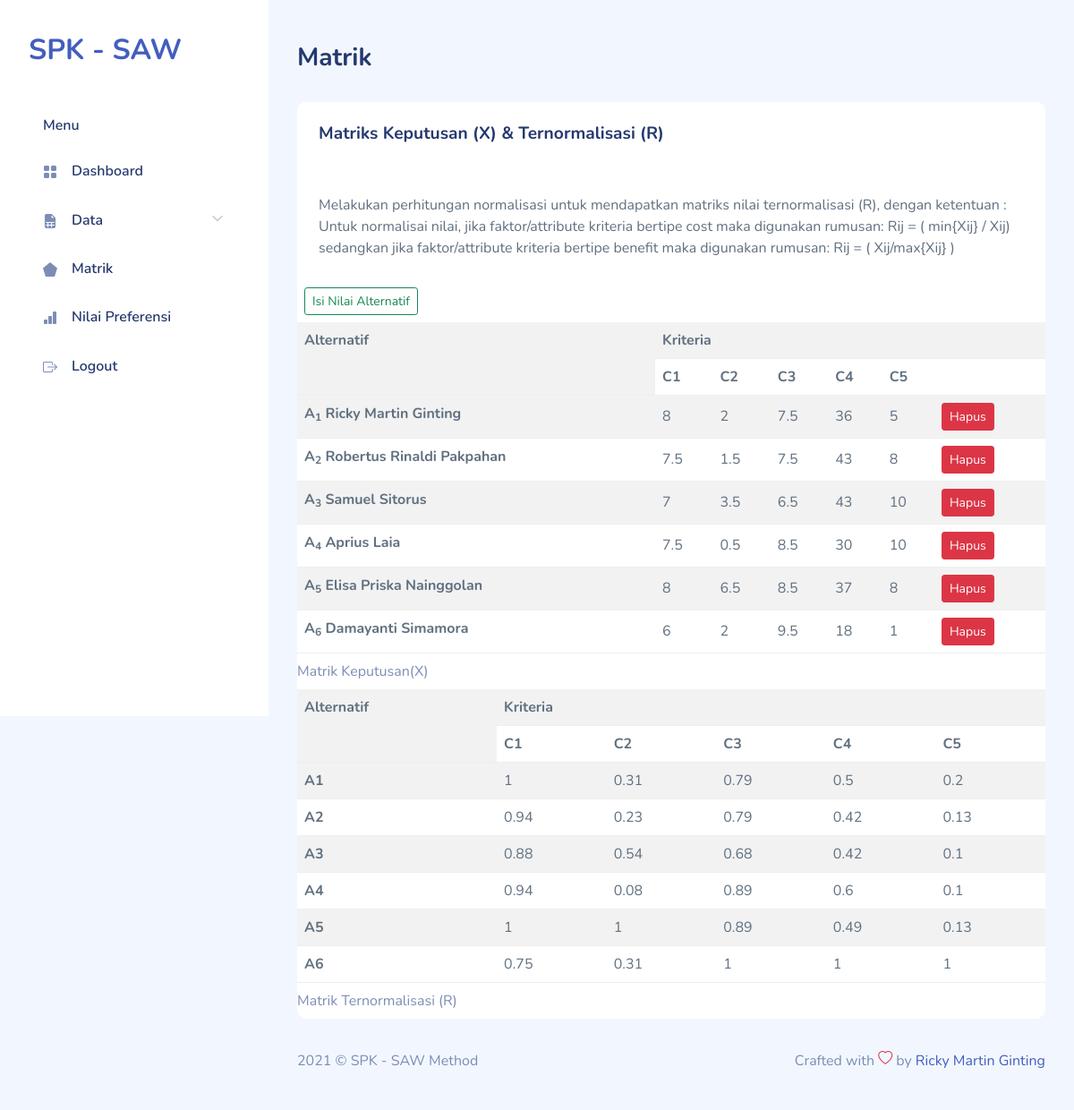
Screenshot of /matrik.php (signed in) with the database file from the repository.
### tables this page shows
CREATE TABLE IF NOT EXISTS `saw_evaluations` (
  `id_alternative` smallint(5) unsigned NOT NULL,
  `id_criteria` tinyint(3) unsigned NOT NULL,
  `value` float NOT NULL,
  PRIMARY KEY (`id_alternative`,`id_criteria`)
);

CREATE TABLE IF NOT EXISTS `saw_alternatives` (
  `id_alternative` smallint(5) unsigned NOT NULL AUTO_INCREMENT,
  `name` varchar(30) NOT NULL,
  PRIMARY KEY (`id_alternative`)
);

### matrik.php (the view, shortened to what this page needs)
<!DOCTYPE html>
<html lang="en">
  <?php
require "layout/head.php";
require "include/conn.php";
?>
  <body>
    <div id="app">
      <?php require "layout/sidebar.php";?>
      <div id="main">
        <div class="page-heading">
          <h3>Matrik</h3>
        </div>
        <div class="page-content">
          <section class="row">
            <div class="col-12">
              <div class="card">
                <div class="card-header">
                  <h4 class="card-title">Matriks Keputusan (X) &amp; Ternormalisasi (R)</h4>
                </div>
                <div class="card-content">
                  <div class="card-body">
                    <p class="card-text">Melakukan perhitungan normalisasi untuk mendapatkan matriks nilai ternormalisasi (R), dengan ketentuan :
Untuk normalisai nilai, jika faktor/attribute kriteria bertipe cost maka digunakan rumusan:
Rij = ( min{Xij} / Xij)
sedangkan jika faktor/attribute kriteria bertipe benefit maka digunakan rumusan:
Rij = ( Xij/max{Xij} )</p>
                  </div>
                  <button type="button" class="btn btn-outline-success btn-sm m-2" data-bs-toggle="modal"
                                        data-bs-target="#inlineForm">
                                        Isi Nilai Alternatif
                                    </button>
                  <div class="table-responsive">
                  <table class="table table-striped mb-0">
    <caption>
        Matrik Keputusan(X)
    </caption>
    <tr>
        <th rowspan='2'>Alternatif</th>
        <th colspan='6'>Kriteria</th>
    </tr>
    <tr>
        <th>C1</th>
        <th>C2</th>
        <th>C3</th>
        <th>C4</th>
        <th colspan="2">C5</th>
    </tr>
    <?php
$sql = "SELECT
          a.id_alternative,
          b.name,
          SUM(IF(a.id_criteria=1,a.value,0)) AS C1,
          SUM(IF(a.id_criteria=2,a.value,0)) AS C2,
          SUM(IF(a.id_criteria=3,a.value,0)) AS C3,
          SUM(IF(a.id_criteria=4,a.value,0)) AS C4,
          SUM(IF(a.id_criteria=5,a.value,0)) AS C5
        FROM
          saw_evaluations a
          JOIN saw_alternatives b USING(id_alternative)
        GROUP BY a.id_alternative
        ORDER BY a.id_alternative";
$result = $db->query($sql);
$X = array(1 => array(), 2 => array(), 3 => array(), 4 => array(), 5 => array());
while ($row = $result->fetch_object()) {
    array_push($X[1], round($row->C1, 2));
    array_push($X[2], round($row->C2, 2));
    array_push($X[3], round($row->C3, 2));
    array_push($X[4], round($row->C4, 2));
    array_push($X[5], round($row->C5, 2));
    echo "<tr class='center'>
            <th>A<sub>{$row->id_alternative}</sub> {$row->name}</th>
            <td>" . round($row->C1, 2) . "</td>
            <td>" . round($row->C2, 2) . "</td>
            <td>" . round($row->C3, 2) . "</td>
            <td>" . round($row->C4, 2) . "</td>
            <td>" . round($row->C5, 2) . "</td>
            <td>
            <a href='keputusan-hapus.php?id={$row->id_alternative}' class='btn btn-danger btn-sm'>Hapus</a>
            </td>
          </tr>\n";
}
?>
</table>
<table class="table table-striped mb-0">
    <caption>
        Matrik Ternormalisasi (R)
    </caption>
    <tr>
        <th rowspan='2'>Alternatif</th>
        <th colspan='5'>Kriteria</th>
    </tr>
    <tr>
        <th>C1</th>
        <th>C2</th>
        <th>C3</th>
        <th>C4</th>
        <th>C5</th>
    </tr>
    <?php
$sql = "SELECT
          a.id_alternative,
          SUM(
            IF(
              a.id_criteria=1,
              IF(
                b.attribute='benefit',
                a.value/" . max($X[1]) . ",
                " . min($X[1]) . "/a.value)
              ,0)
              ) AS C1,
          SUM(
            IF(
              a.id_criteria=2,
              IF(
                b.attribute='benefit',
                a.value/" . max($X[2]) . ",
                " . min($X[2]) . "/a.value)
               ,0)
             ) AS C2,
          SUM(
            IF(
              a.id_criteria=3,
              IF(
                b.attribute='benefit',
                a.value/" . max($X[3]) . ",
                " . min($X[3]) . "/a.value)
               ,0)
             ) AS C3,
          SUM(
            IF(
              a.id_criteria=4,
              IF(
                b.attribute='benefit',
                a.value/" . max($X[4]) . ",
                " . min($X[4]) . "/a.value)
               ,0)
             ) AS C4,
          SUM(
            IF(
              a.id_criteria=5,
              IF(
                b.attribute='benefit',
                a.value/" . max($X[5]) . ",
                " . min($X[5]) . "/a.value)
               ,0)
             ) AS C5
        FROM
          saw_evaluations a
          JOIN saw_criterias b USING(id_criteria)
        GROUP BY a.id_alternative
        ORDER BY a.id_alternative
       ";
$result = $db->query($sql);
while ($row = $result->fetch_object()) {
    echo "<tr class='center'>
            <th>A{$row->id_alternative}</th>
            <td>" . round($row->C1, 2) . "</td>
            <td>" . round($row->C2, 2) . "</td>
            <td>" . round($row->C3, 2) . "</td>
            <td>" . round($row->C4, 2) . "</td>
            <td>" . round($row->C5, 2) . "</td>
          </tr>\n";
}
?>
</table>
                  </div>
                </div>
              </div>
            </div>
          </section>
        </div>
        <?php require "layout/footer.php";?>
      </div>
    </div>
  </body>
</html>

### layout/head.php (shortened to what this page needs)
<head>
    <link rel="stylesheet" href="assets/css/bootstrap.css">
    <link rel="stylesheet" href="assets/vendors/iconly/bold.css">
    <link rel="stylesheet" href="assets/vendors/perfect-scrollbar/perfect-scrollbar.css">
    <link rel="stylesheet" href="assets/vendors/bootstrap-icons/bootstrap-icons.css">
    <link rel="stylesheet" href="assets/css/app.css">
</head>

### layout/sidebar.php (shortened to what this page needs)
<div id="sidebar" class="active">
    <div class="sidebar-wrapper active">
        <div class="sidebar-header">
            <div class="d-flex justify-content-between">
                <div class="logo">
                    <a href="./">SPK - SAW</a>
                </div>
            </div>
        </div>
        <div class="sidebar-menu">
            <ul class="menu">
                <li class="sidebar-title">Menu</li>
                <li class="sidebar-item">
                    <a href="./" class='sidebar-link'>
                        <i class="bi bi-grid-fill"></i>
                        <span>Dashboard</span>
                    </a>
                </li>
                <li class="sidebar-item  has-sub">
                    <a href="#" class='sidebar-link'>
                        <i class="bi bi-file-earmark-spreadsheet-fill"></i>
                        <span>Data</span>
                    </a>
                </li>
                <li class="sidebar-item">
                    <a href="matrik.php" class='sidebar-link'>
                        <i class="bi bi-pentagon-fill"></i>
                        <span>Matrik</span>
                    </a>
                </li>
                <li class="sidebar-item">
                    <a href="preferensi.php" class='sidebar-link'>
                        <i class="bi bi-bar-chart-fill"></i>
                        <span>Nilai Preferensi</span>
                    </a>
                </li>
                <li class="sidebar-item">
                    <a href="logout.php" class='sidebar-link'>
                        <i class="bi bi-box-arrow-right"></i>
                        <span>Logout</span>
                    </a>
                </li>
            </ul>
        </div>
    </div>
</div>

### layout/footer.php
<footer>
    <div class="footer clearfix mb-0 text-muted">
        <div class="float-start">
            <p>2021 &copy; SPK - SAW Method</p>
        </div>
        <div class="float-end">
            <p>Crafted with <span class="text-danger"><i class="bi bi-heart"></i></span> by <a
                    href="http://github.com/rickyginting">Ricky Martin Ginting</a></p>
        </div>
    </div>
</footer>

### assets/css/app.css (style rules this page uses)
.btn.btn-danger,.btn.btn-info,.btn.btn-primary,.btn.btn-secondary,.btn.btn-success,.btn.btn-warning { color:#fff }
.card { margin-bottom:2.2rem;border:none }
.card .card-header { border:none }
.card .card-header h4 { font-size:1.2rem;font-weight:700 }
.card .card-content { position:relative }
.card .card-title { font-size:1.2rem }
.card .card-body { padding:1.5rem }
#sidebar.active .sidebar-wrapper { left:0 }
.sidebar-wrapper { width:300px;height:100vh;position:fixed;top:0;z-index:10;overflow-y:auto;background-color:#fff;bottom:0;transition:left .5s ease-out }
.sidebar-wrapper .sidebar-header { padding:2rem 2rem 1rem;font-size:2rem;font-weight:700 }
.sidebar-wrapper .menu { margin-top:2rem;padding:0 2rem;font-weight:600 }
.sidebar-wrapper .menu .sidebar-title { padding:0 1rem;margin:1.5rem 0 1rem;font-size:1rem;list-style:none;font-weight:600;color:#25396f }
.sidebar-wrapper .menu .sidebar-link { display:block;padding:.7rem 1rem;font-size:1rem;display:flex;align-items:center;border-radius:.5rem;transition:all .5s;text-decoration:none;color:#25396f }
.sidebar-wrapper .menu .sidebar-link i,.sidebar-wrapper .menu .sidebar-link svg { color:#7c8db5 }
.sidebar-wrapper .menu .sidebar-link span { margin-left:1rem }
.sidebar-wrapper .menu .sidebar-item { list-style:none;margin-top:.5rem;position:relative }
.sidebar-wrapper .menu .sidebar-item.has-sub .sidebar-link:after { position:absolute;color:#ccc;right:15px;top:12px;display:block }
.dataTable-table td,.dataTable-table thead th,.table td,.table thead th { vertical-align:middle }
.bi { width:1rem;height:1rem }
#main { margin-left:300px;padding:2rem }
.page-heading { margin:0 0 2rem }
.page-heading h3 { font-weight:700 }
a { text-decoration:none }

### rows the page displays
saw_evaluations: id_alternative "1", id_alternative.name "Ricky Martin Ginting", C1 "8", C2 "2", C3 "7.5", C4 "36", C5 "5", C1 "1", C2 "0.31", C3 "0.79", C4 "0.5", C5 "0.2"
saw_evaluations: id_alternative "2", id_alternative.name "Robertus Rinaldi Pakpahan", C1 "7.5", C2 "1.5", C3 "7.5", C4 "43", C5 "8", C1 "0.94", C2 "0.23", C3 "0.79", C4 "0.42", C5 "0.13"
saw_evaluations: id_alternative "3", id_alternative.name "Samuel Sitorus", C1 "7", C2 "3.5", C3 "6.5", C4 "43", C5 "10", C1 "0.88", C2 "0.54", C3 "0.68", C4 "0.42", C5 "0.1"
saw_evaluations: id_alternative "4", id_alternative.name "Aprius Laia", C1 "7.5", C2 "0.5", C3 "8.5", C4 "30", C5 "10", C1 "0.94", C2 "0.08", C3 "0.89", C4 "0.6", C5 "0.1"
saw_evaluations: id_alternative "5", id_alternative.name "Elisa Priska Nainggolan", C1 "8", C2 "6.5", C3 "8.5", C4 "37", C5 "8", C1 "1", C2 "1", C3 "0.89", C4 "0.49", C5 "0.13"
saw_evaluations: id_alternative "6", id_alternative.name "Damayanti Simamora", C1 "6", C2 "2", C3 "9.5", C4 "18", C5 "1", C1 "0.75", C2 "0.31", C3 "1", C4 "1"
